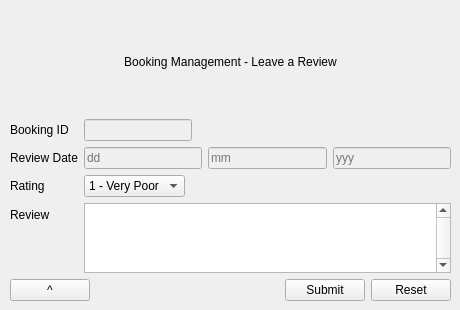
<?xml version="1.0" encoding="UTF-8"?>
<ui version="4.0">
 <class>ReviewCreate</class>
 <widget class="QWidget" name="ReviewCreate">
  <property name="geometry">
   <rect>
    <x>0</x>
    <y>0</y>
    <width>460</width>
    <height>310</height>
   </rect>
  </property>
  <property name="sizePolicy">
   <sizepolicy hsizetype="Preferred" vsizetype="Preferred">
    <horstretch>0</horstretch>
    <verstretch>0</verstretch>
   </sizepolicy>
  </property>
  <property name="minimumSize">
   <size>
    <width>0</width>
    <height>0</height>
   </size>
  </property>
  <property name="maximumSize">
   <size>
    <width>16255</width>
    <height>26355</height>
   </size>
  </property>
  <property name="windowTitle">
   <string>Stayiesta - Leave a Review</string>
  </property>
  <widget class="QWidget" name="verticalLayoutWidget">
   <property name="geometry">
    <rect>
     <x>10</x>
     <y>10</y>
     <width>441</width>
     <height>291</height>
    </rect>
   </property>
   <layout class="QVBoxLayout" name="verticalLayout">
    <item>
     <widget class="QLabel" name="label_2">
      <property name="autoFillBackground">
       <bool>false</bool>
      </property>
      <property name="text">
       <string>Booking Management - Leave a Review</string>
      </property>
      <property name="alignment">
       <set>Qt::AlignCenter</set>
      </property>
      <property name="margin">
       <number>-2</number>
      </property>
     </widget>
    </item>
    <item>
     <layout class="QFormLayout" name="formLayout">
      <property name="fieldGrowthPolicy">
       <enum>QFormLayout::ExpandingFieldsGrow</enum>
      </property>
      <item row="1" column="0">
       <widget class="QLabel" name="label_3">
        <property name="text">
         <string>Booking ID</string>
        </property>
       </widget>
      </item>
      <item row="1" column="1">
       <widget class="QLineEdit" name="lineBook">
        <property name="enabled">
         <bool>false</bool>
        </property>
        <property name="sizePolicy">
         <sizepolicy hsizetype="Fixed" vsizetype="Fixed">
          <horstretch>0</horstretch>
          <verstretch>0</verstretch>
         </sizepolicy>
        </property>
       </widget>
      </item>
      <item row="2" column="0">
       <widget class="QLabel" name="label_5">
        <property name="text">
         <string>Review Date</string>
        </property>
       </widget>
      </item>
      <item row="3" column="0">
       <widget class="QLabel" name="label_6">
        <property name="text">
         <string>Rating</string>
        </property>
       </widget>
      </item>
      <item row="3" column="1">
       <widget class="QComboBox" name="rating">
        <item>
         <property name="text">
          <string>1 - Very Poor </string>
         </property>
        </item>
        <item>
         <property name="text">
          <string>2 - Poor</string>
         </property>
        </item>
        <item>
         <property name="text">
          <string>3 - Moderate</string>
         </property>
        </item>
        <item>
         <property name="text">
          <string>4 - Good</string>
         </property>
        </item>
        <item>
         <property name="text">
          <string>5 - Excellent  </string>
         </property>
        </item>
       </widget>
      </item>
      <item row="4" column="0">
       <widget class="QLabel" name="label_7">
        <property name="text">
         <string>Review</string>
        </property>
       </widget>
      </item>
      <item row="4" column="1">
       <widget class="QTextEdit" name="description">
        <property name="sizePolicy">
         <sizepolicy hsizetype="MinimumExpanding" vsizetype="Minimum">
          <horstretch>0</horstretch>
          <verstretch>0</verstretch>
         </sizepolicy>
        </property>
        <property name="minimumSize">
         <size>
          <width>0</width>
          <height>41</height>
         </size>
        </property>
        <property name="verticalScrollBarPolicy">
         <enum>Qt::ScrollBarAlwaysOn</enum>
        </property>
        <property name="horizontalScrollBarPolicy">
         <enum>Qt::ScrollBarAlwaysOff</enum>
        </property>
        <property name="sizeAdjustPolicy">
         <enum>QAbstractScrollArea::AdjustToContents</enum>
        </property>
       </widget>
      </item>
      <item row="2" column="1">
       <layout class="QHBoxLayout" name="horizontalLayout_2">
        <item>
         <widget class="QLineEdit" name="lineDay">
          <property name="enabled">
           <bool>false</bool>
          </property>
          <property name="placeholderText">
           <string>dd</string>
          </property>
         </widget>
        </item>
        <item>
         <widget class="QLineEdit" name="lineMonth">
          <property name="enabled">
           <bool>false</bool>
          </property>
          <property name="placeholderText">
           <string>mm</string>
          </property>
         </widget>
        </item>
        <item>
         <widget class="QLineEdit" name="lineyear">
          <property name="enabled">
           <bool>false</bool>
          </property>
          <property name="placeholderText">
           <string>yyy</string>
          </property>
         </widget>
        </item>
       </layout>
      </item>
     </layout>
    </item>
    <item>
     <layout class="QHBoxLayout" name="horizontalLayout">
      <property name="sizeConstraint">
       <enum>QLayout::SetDefaultConstraint</enum>
      </property>
      <item>
       <widget class="QPushButton" name="buttonHome">
        <property name="text">
         <string>^</string>
        </property>
       </widget>
      </item>
      <item>
       <spacer name="horizontalSpacer">
        <property name="orientation">
         <enum>Qt::Horizontal</enum>
        </property>
        <property name="sizeHint" stdset="0">
         <size>
          <width>40</width>
          <height>20</height>
         </size>
        </property>
       </spacer>
      </item>
      <item>
       <widget class="QPushButton" name="buttonSubmit">
        <property name="text">
         <string>Submit</string>
        </property>
       </widget>
      </item>
      <item>
       <widget class="QPushButton" name="buttonReset">
        <property name="text">
         <string>Reset</string>
        </property>
       </widget>
      </item>
     </layout>
    </item>
   </layout>
  </widget>
 </widget>
 <resources/>
 <connections>
  <connection>
   <sender>buttonReset</sender>
   <signal>clicked()</signal>
   <receiver>description</receiver>
   <slot>clear()</slot>
   <hints>
    <hint type="sourcelabel">
     <x>412</x>
     <y>293</y>
    </hint>
    <hint type="destinationlabel">
     <x>408</x>
     <y>197</y>
    </hint>
   </hints>
  </connection>
 </connections>
</ui>
